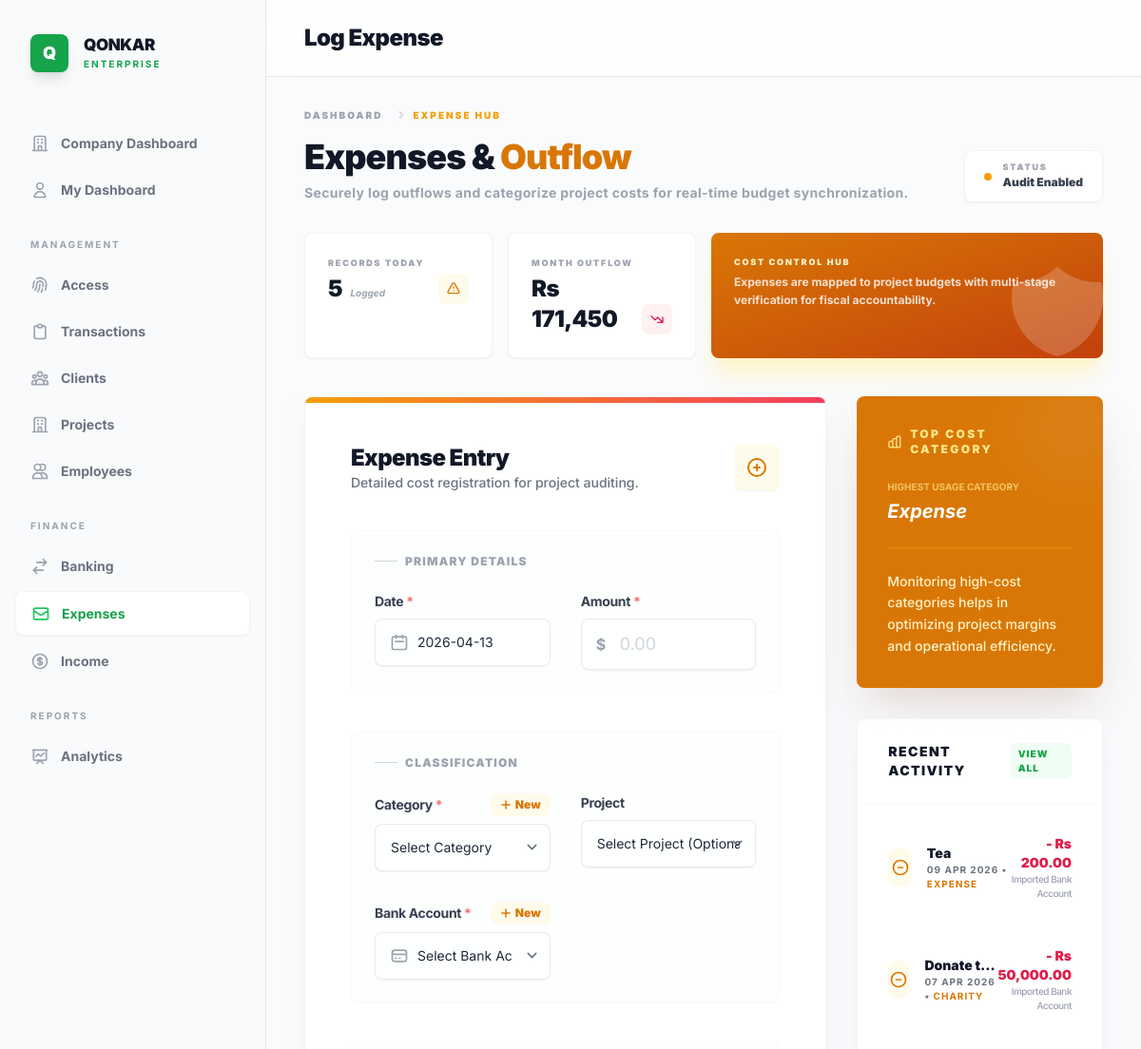
/core/expense/ (signed in, upper part), run on an earlier commit of the app's database.
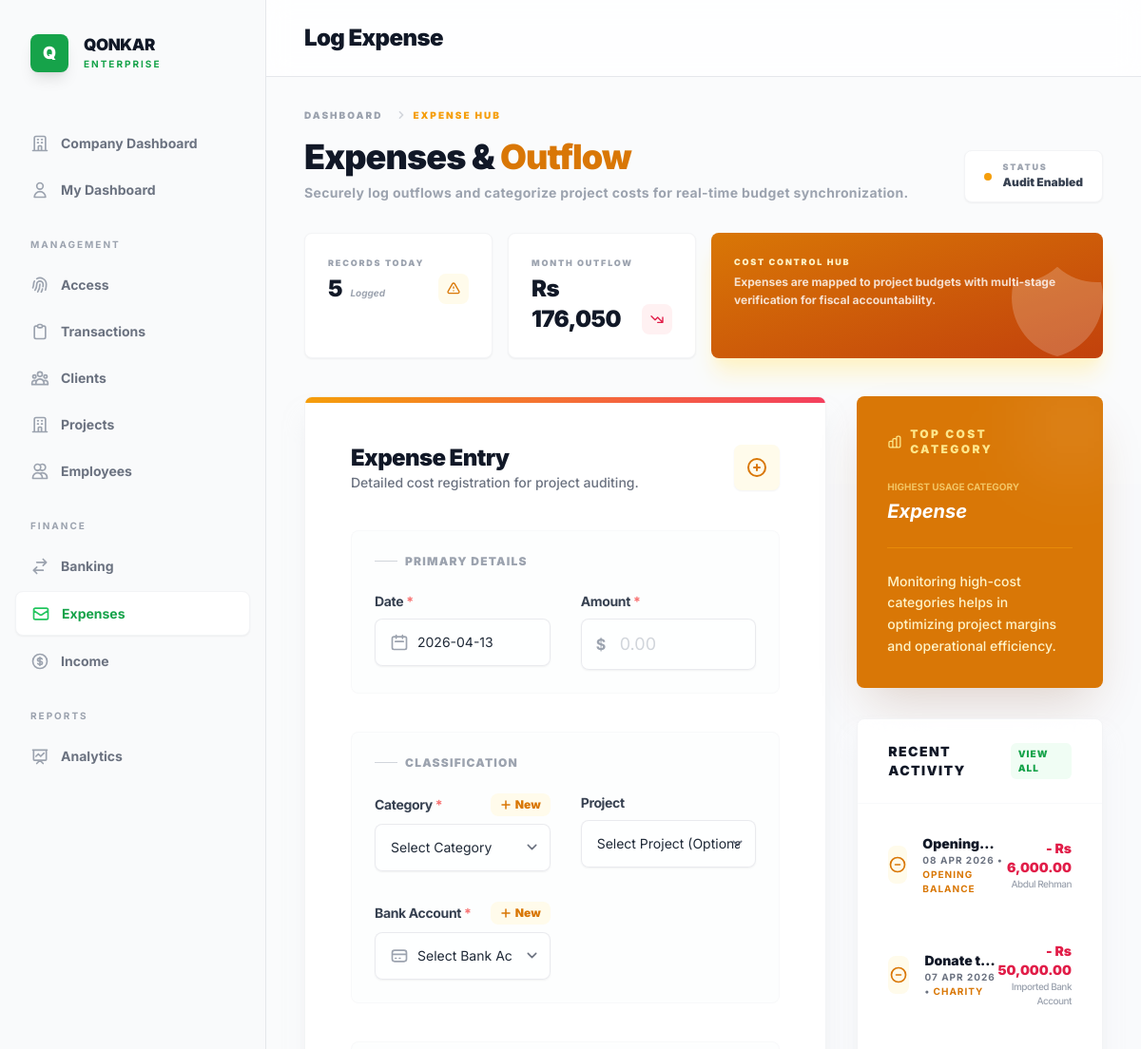
And on a later commit of the database.
### core/models.py (models this page shows, shortened)
class Transaction(models.Model):
    date = models.DateField()
    description = models.CharField(max_length=500)
    reference = models.CharField(max_length=100, blank=True, help_text="e.g. Invoice #, Transfer ID")
    project = models.ForeignKey(Project, on_delete=models.SET_NULL, null=True, blank=True, related_name='transactions')
    receipt = models.FileField(upload_to='receipts/%Y/%m/%d/', null=True, blank=True)
    custom_fields = models.JSONField(blank=True, default=dict)
    currency = models.ForeignKey(Currency, on_delete=models.PROTECT, related_name='transactions', null=True)
    created_at = models.DateTimeField(auto_now_add=True)
    created_by = models.ForeignKey(settings.AUTH_USER_MODEL, on_delete=models.SET_NULL, null=True)
    def get_category_name(self):
        category_entry = self.entries.filter(
            account__account_type__in=[AccountType.REVENUE, AccountType.EXPENSE, AccountType.EQUITY]
        ).first()
        return category_entry.account.name if category_entry else "General"
    def get_bank_account_name(self):
        bank_entry = self.entries.filter(
            account__account_type=AccountType.ASSET,
            account__bank_detail__isnull=False
        ).first()
        return bank_entry.account.bank_detail.bank_name if bank_entry else "N/A"
    def get_total_amount(self):
        entry = self.entries.filter(
            account__account_type__in=[AccountType.REVENUE, AccountType.EXPENSE, AccountType.EQUITY]
        ).first()
        if not entry:
            entry = self.entries.first()
        return entry.amount if entry else Decimal('0.00')

class LedgerEntry(models.Model):
    DR = 'DR'
    CR = 'CR'
    ENTRY_TYPE_CHOICES = [(DR, 'Debit'), (CR, 'Credit')]
    transaction = models.ForeignKey(Transaction, on_delete=models.CASCADE, related_name='entries')
    account = models.ForeignKey(Account, on_delete=models.PROTECT, related_name='ledger_entries')
    entry_type = models.CharField(max_length=2, choices=ENTRY_TYPE_CHOICES)
    amount = models.DecimalField(max_digits=19, decimal_places=4)
    exchange_rate = models.DecimalField(max_digits=10, decimal_places=6, default=Decimal('1.000000'), help_text="Rate to base currency")
    objects = LedgerEntryManager()

class Account(models.Model):
    name = models.CharField(max_length=255)
    account_type = models.CharField(max_length=20, choices=AccountType.choices)
    currency = models.ForeignKey(Currency, on_delete=models.PROTECT)
    is_active = models.BooleanField(default=True)

class BankAccount(models.Model):
    ledger_account = models.OneToOneField(Account, on_delete=models.PROTECT, related_name='bank_detail')
    bank_name = models.CharField(max_length=255)
    account_number = models.CharField(max_length=100, blank=True)
    is_active = models.BooleanField(default=True)
    objects = BankAccountManager()
    def __str__(self):
        account_last_4 = f" - ****{self.account_number[-4:]}" if self.account_number else ""
        return f"{self.bank_name}{account_last_4}"

### core/views.py (the view)
# urls.py: path('expense/', views.expense_view, name='expense'),
@login_required
def expense_view(request):
    if not request.user.is_superuser and not getattr(request.user.permissions, 'can_manage_expense', False):
        return HttpResponseForbidden("You do not have permission to access the Expense page.")
    if request.method == 'POST':
        form = ExpenseForm(request.POST, request.FILES, user=request.user)
        if form.is_valid():
            data = form.cleaned_data
            from django.db import transaction
            with transaction.atomic():
                bank_acc = data['bank_account']
                currency = bank_acc.ledger_account.currency
                txn = Transaction.objects.create(
                    date=data['date'],
                    description=data['description'],
                    reference="Direct Expense",
                    project=data.get('project'),
                    receipt=data.get('receipt'),
                    currency=currency,
                    created_by=request.user
                )
                exchange_rate = Decimal('1.000000')
                if currency and not currency.is_base:
                    exchange_rate = currency.rate_to_pkr
                LedgerEntry.objects.create(
                    transaction=txn,
                    account=data['bank_account'].ledger_account,
                    entry_type=LedgerEntry.CR,
                    amount=data['amount'],
                    exchange_rate=exchange_rate
                )
                LedgerEntry.objects.create(
                    transaction=txn,
                    account=data['expense_category'],
                    entry_type=LedgerEntry.DR,
                    amount=data['amount'],
                    exchange_rate=exchange_rate
                )
            if request.headers.get('HX-Request'):
                recent_expenses = Transaction.objects.filter(
                    entries__account__account_type=AccountType.EXPENSE
                )
                if not request.user.is_superuser:
                    recent_expenses = recent_expenses.filter(
                        Q(created_by=request.user) |
                        Q(entries__account__bank_detail__expensemanageraccess__user=request.user)
                    ).distinct()
                recent_expenses = recent_expenses.prefetch_related('entries__account', 'project', 'entries__account__bank_detail').order_by('-date', '-created_at')[:5]
                from django.utils import timezone
                now = timezone.now()
                month_start = now.replace(day=1, hour=0, minute=0, second=0, microsecond=0)
                monthly_expenses_qs = LedgerEntry.objects.filter(
                    account__account_type=AccountType.EXPENSE,
                    transaction__date__gte=month_start
                )
                if not request.user.is_superuser:
                    monthly_expenses_qs = monthly_expenses_qs.filter(transaction__created_by=request.user)
                monthly_expenses = monthly_expenses_qs.aggregate(total=Sum('amount'))['total'] or Decimal('0.00')
                return render(request, 'core/partials/expense_success.html', {
                    'transaction': txn,
                    'recent_expenses': recent_expenses,
                    'monthly_expenses': monthly_expenses
                })
            return redirect('core:expense')
    else:
        initial_data = {}
        if request.GET.get('project'):
            initial_data['project'] = request.GET.get('project')
        form = ExpenseForm(initial=initial_data, user=request.user)
    expense_categories = Account.objects.filter(account_type=AccountType.EXPENSE, is_active=True).annotate(usage=Count('ledger_entries')).order_by('-usage').values_list('name', flat=True).distinct()
    recent_expenses = Transaction.objects.filter(
        entries__account__account_type=AccountType.EXPENSE
    )
    if not request.user.is_superuser:
        recent_expenses = recent_expenses.filter(
            Q(created_by=request.user) |
            Q(entries__account__bank_detail__expensemanageraccess__user=request.user)
        ).distinct()
    recent_expenses = recent_expenses.prefetch_related('entries__account', 'project', 'entries__account__bank_detail').order_by('-date', '-created_at')[:5]
    from django.utils import timezone
    now = timezone.now()
    month_start = now.replace(day=1, hour=0, minute=0, second=0, microsecond=0)
    monthly_expenses_qs = LedgerEntry.objects.filter(
        account__account_type=AccountType.EXPENSE,
        transaction__date__gte=month_start
    )
    if not request.user.is_superuser:
        monthly_expenses_qs = monthly_expenses_qs.filter(transaction__created_by=request.user)
    monthly_expenses = monthly_expenses_qs.aggregate(total=Sum('amount'))['total'] or Decimal('0.00')
    context = {
        'form': form,
        'expense_categories': expense_categories,
        'recent_expenses': recent_expenses,
        'monthly_expenses': monthly_expenses
    }
    if request.headers.get('HX-Request'):
        return render(request, 'core/partials/expense_form.html', context)
    return render(request, 'core/expense_page.html', context)

### core/forms.py (called while the page is built)
    def label_from_instance(self, obj):
        return obj.name

### core/models.py (called while the page is built)
    def __str__(self):
        return f"{self.name} ({self.client.name})"

### core/templates/core/expense_page.html (shortened to what the changed rows need)
{% extends 'core/base.html' %}
{% load humanize %}
{% block header_title %}
Log Expense
{% endblock %}
{% block content %}
<div class="space-y-10 animate-in fade-in slide-in-from-bottom-6 duration-1000">
    <div class="mb-10">
        <div class="flex flex-col lg:flex-row lg:items-end lg:justify-between gap-6">
            <div class="flex-1">
                <h1 class="text-4xl font-black text-gray-900 tracking-tight mb-2">Expenses & <span class="text-amber-600">Outflow</span></h1>
            </div>
        </div>
        <div class="grid grid-cols-1 sm:grid-cols-2 lg:grid-cols-4 gap-4 mt-8">
            <div class="bg-white rounded-lg border border-gray-100 p-6 flex flex-col shadow-sm">
                <div class="flex items-end justify-between">
                    <div>
                        <span id="expense-month-total" class="text-2xl font-black text-gray-900 tracking-tight">Rs {{ monthly_expenses|floatformat:0|intcomma }}</span>
                    </div>
                </div>
            </div>
        </div>
    </div>
    <div class="grid grid-cols-1 lg:grid-cols-3 gap-8">
        <div class="lg:col-span-2 space-y-8">
            <div class="bg-white/90 backdrop-blur-2xl shadow-xl shadow-gray-200/50 rounded-lg border border-gray-100 overflow-hidden relative group transition-all">
                <div class="p-8 md:p-12">
                    <div class="flex items-center justify-between mb-10">
                        <div>
                            <h2 class="text-2xl font-black text-gray-900 tracking-tight">Expense Entry</h2>
                        </div>
                    </div>
                </div>
            </div>
        </div>
        <div class="space-y-8">
            <div class="bg-white/90 backdrop-blur-2xl shadow-xl shadow-gray-200/50 rounded-lg border border-gray-100 overflow-hidden">
                <div class="p-2" id="recent-expense-list">
                    {% for txn in recent_expenses %}
                    <div class="p-6 hover:bg-gray-50 transition-all rounded-lg flex items-center justify-between group">
                        <div class="flex items-center space-x-4">
                            <div class="h-10 w-10 bg-amber-50 group-hover:bg-amber-100 rounded-lg flex items-center justify-center text-amber-600 transition-colors">
                                <svg class="h-5 w-5" fill="none" viewBox="0 0 24 24" stroke="currentColor">
                                    <path stroke-linecap="round" stroke-linejoin="round" stroke-width="2" d="M15 12H9m12 0a9 9 0 11-18 0 9 9 0 0118 0z" />
                                </svg>
                            </div>
                            <div>
                                <p class="text-sm font-black text-gray-900 line-clamp-1">{{ txn.description }}</p>
                                <p class="text-[10px] text-gray-500 font-bold uppercase tracking-widest">
                                    {{ txn.date|date:"d M Y" }} •
                                    <span class="text-amber-600">{{ txn.get_category_name }}</span>
                                </p>
                            </div>
                        </div>
                        <div class="text-right">
                            <p class="text-sm font-black text-rose-600">- Rs {{ txn.get_total_amount|floatformat:2|intcomma }}</p>
                            <p class="text-[10px] text-gray-400 font-medium tracking-tighter">{{ txn.get_bank_account_name }}</p>
                        </div>
                    </div>
                    {% endfor %}
                </div>
            </div>
        </div>
    </div>
</div>
{% endblock %}

What changed in the data, as far as the page shows it:
no longer on this page (row edited): Transaction: description "Tea", date "09 APR 2026", get_category_name "EXPENSE", get_total_amount "200.00", get_bank_account_name "Imported Bank Account"
now on this page (row unchanged): Transaction: date "08 APR 2026", get_category_name "OPENING BALANCE", get_total_amount "6,000.00", get_bank_account_name "Abdul Rehman"
Also different on the page:
{{ monthly_expenses|floatformat:0|intcomma }}: "171,450" → "176,050"
